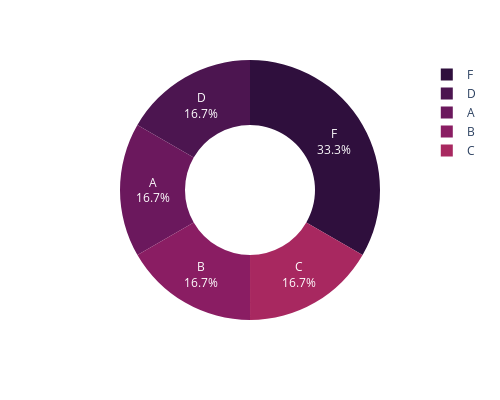

Source (notebook cell):
### Markdown cell above
Dalam data pie kita mendapatkan informasi distribusi warehouse dengan beberapa block yaitu A,B,C,D,dan F dan dari analisa yang kita dapat Block F memiliki porsi pengiriman yang paling banyak yaitu 33.7%, serta di dalam diagram batang menunjukan hal yang sama namun juga memiliki masalah pengiriamn yang sama masih banyak nya pengiriman yang tidak tepat waktu.

### Code cell
# Membuat px pie data menampilkan
warehouse = df['Warehouse_block'].value_counts().reset_index()
warehouse.columns = ['warehouse', 'value_counts']
fig = px.pie(warehouse, names = 'warehouse', values = 'value_counts',
             color_discrete_sequence = px.colors.sequential.matter_r,
             width = 500, height = 400,
             hole = 0.5)
fig.update_traces(textinfo = 'percent+label')

### Figure 1 — Plotly figure (JSON) as saved in the notebook; plotly's stock layout.template omitted (floating-point values rounded to 4 significant figures)
{"data": [{"domain": {"x": [0, 1], "y": [0, 1]}, "hole": 0.5, "hovertemplate": "warehouse=%{label}<br>value_counts=%{value}<extra></extra>", "labels": ["F", "D", "A", "B", "C"], "legendgroup": "", "name": "", "showlegend": true, "textinfo": "percent+label", "type": "pie", "values": [3666, 1834, 1833, 1833, 1833]}], "layout": {"height": 400, "legend": {"tracegroupgap": 0}, "margin": {"t": 60}, "piecolorway": ["rgb(47, 15, 61)", "rgb(76, 21, 80)", "rgb(107, 24, 93)", "rgb(138, 29, 99)", "rgb(168, 40, 96)", "rgb(195, 56, 90)", "rgb(216, 80, 83)", "rgb(231, 109, 84)", "rgb(240, 142, 98)", "rgb(246, 173, 119)", "rgb(250, 205, 145)", "rgb(253, 237, 176)"], "width": 500}}
